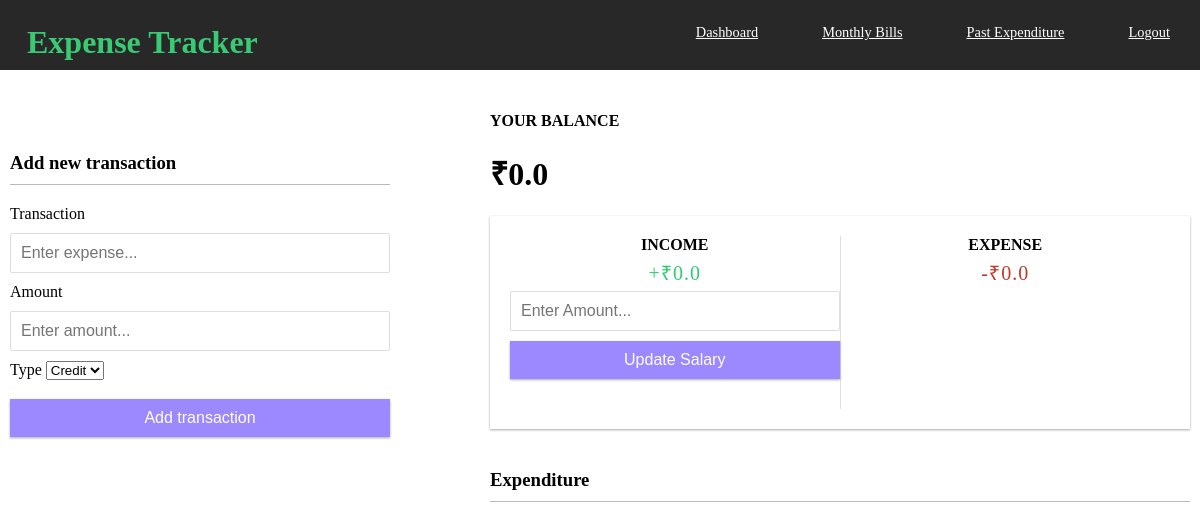
The page / (signed in) on the database its author committed.
### users/models.py (models this page shows, shortened)
class Profile(models.Model):
    user = models.ForeignKey(User , on_delete=models.CASCADE)
    income = models.FloatField(default=0)
    expenses = models.FloatField(default=0)
    balance = models.FloatField(default=0)

### home/views.py (the view, shortened to what this page needs)
# urls.py: 2. Add a URL to urlpatterns:  path('', views.home, name='home')
@login_required
def home(request):
    profile = Profile.objects.filter(user = request.user).first()
    expenses = Expense.objects.filter(user = request.user)
    context = {'profile' : profile , 'expenses' : expenses}
    return render(request , 'home/home.html' , context)

### templates/home/home.html (shortened to what this page needs)
{% extends "home/base.html" %}
{% load static %}
{% block head %}
      <link rel="stylesheet" type="text/css" href="{% static 'home/main.css' %}">
{% endblock %}
{% block body %}
<div class="container">
  <h4>Your Balance</h4>
  <h1 id="balance">₹{{profile.balance}}</h1>
  <div class="inc-exp-container">
    <div>
      <h4>Income</h4>
      <p id="money-plus" class="money plus">+₹{{profile.income}}</p>
      <form id="salary" method="POST">
        <div class="form-control">
          <input type="text" required name="salary" id="text" placeholder="Enter Amount..." />
        </div>
        <button class="btn" type="submit">Update Salary</button>
      </form>
    </div>
    <div>
      <h4>Expense</h4>
      <p id="money-minus" class="money minus">-₹{{profile.expenses}}</p>
    </div>
  </div>
  <h3>Expenditure</h3>
</div>
<div class="transactor">
  <h3 >Add new transaction</h3>
  <form id="form" method="POST">
    <div class="form-control">
      <label for="text">Transaction</label>
      <input type="text" required name="text" id="text" placeholder="Enter expense..." />
    </div>
    <div class="form-control">
      <label for="amount">Amount</label>
      <input type="number" required name="amount" id="amount" placeholder="Enter amount..." />
    </div>
    <div class="form-control">
      <label for="text">Type</label>
      <select name="expense_type" required class="form-control">
        <option value="Positive">Credit</option>
      </select>
    </div>
    <button class="btn" type="submit">Add transaction</button>
  </form>
  </div>
{% endblock %}

### static/home/main.css (style rules this page uses)
:root { --box-shadow: 0 1px 3px rgba(0, 0, 0, 0.12), 0 1px 2px rgba(0, 0, 0, 0.24); }
* { box-sizing: border-box; }
.transactor { float: left; margin: 30px auto; padding: 10px; align-items: center; width: 400px; overflow:hidden; }
.container { float: right; margin: 30px auto; align-items: center; padding: 10px; width: 60%; }
h3 { border-bottom: 1px solid #bbb; padding-bottom: 10px; margin: 40px 0 10px; }
h4 { margin: 0; text-transform: uppercase; }
.inc-exp-container { background-color: #fff; box-shadow: var(--box-shadow); padding: 20px; display: flex; justify-content: space-between; margin: 20px 0; }
.inc-exp-container > div { flex: 1; text-align: center; }
.inc-exp-container > div:first-of-type { border-right: 1px solid #dedede; }
.money { font-size: 20px; letter-spacing: 1px; margin: 5px 0; }
.money.plus { color: #2ecc71; }
.money.minus { color: #c0392b; }
label { display: inline-block; margin: 10px 0; }
input[type='text'], input[type='number'] { border: 1px solid #dedede; border-radius: 2px; display: block; font-size: 16px; padding: 10px; width: 100%; }
.btn { cursor: pointer; background-color: #9c88ff; box-shadow: var(--box-shadow); color: #fff; border: 0; display: block; font-size: 16px; margin: 10px 0 30px; padding: 10px; width: 100%; }

### static/home/nav.css (style rules this page uses)
body,html { margin: 0; padding: 0; }

### rows shown on the page
Profile: balance "0.0", income "0.0", expenses "0.0"
